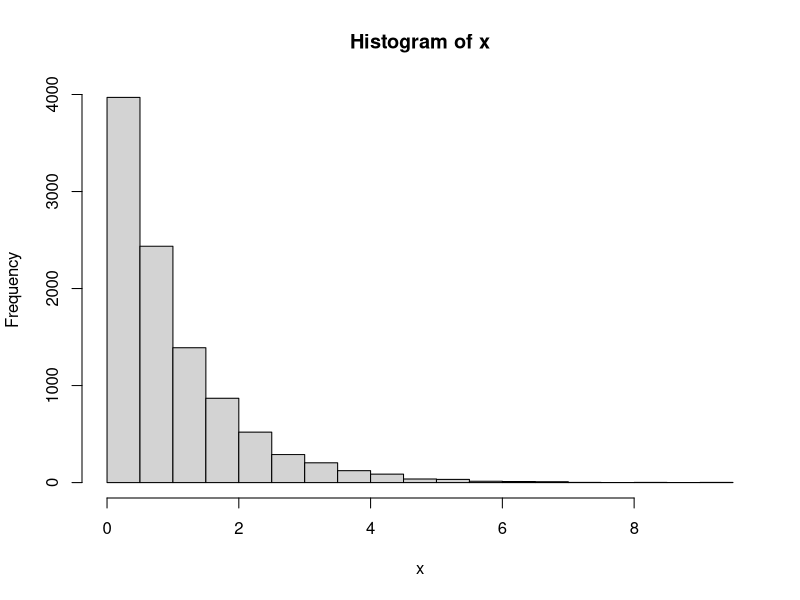
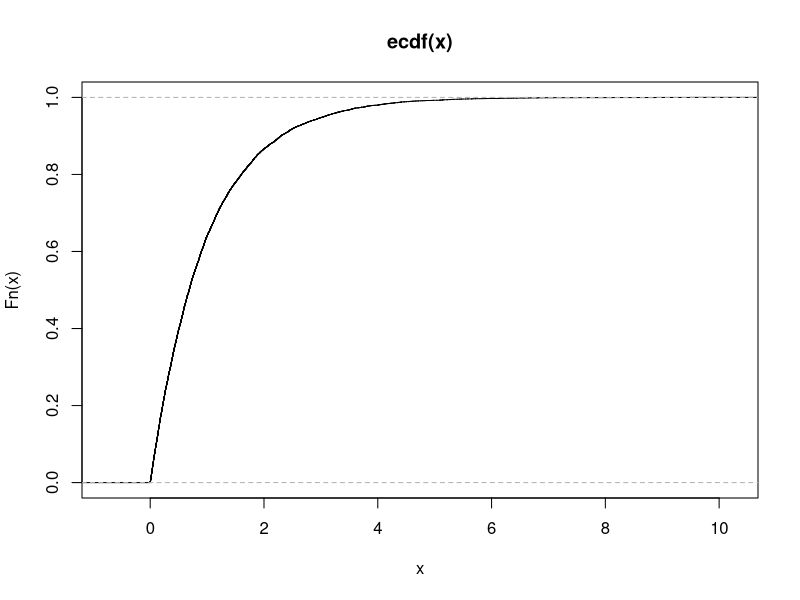
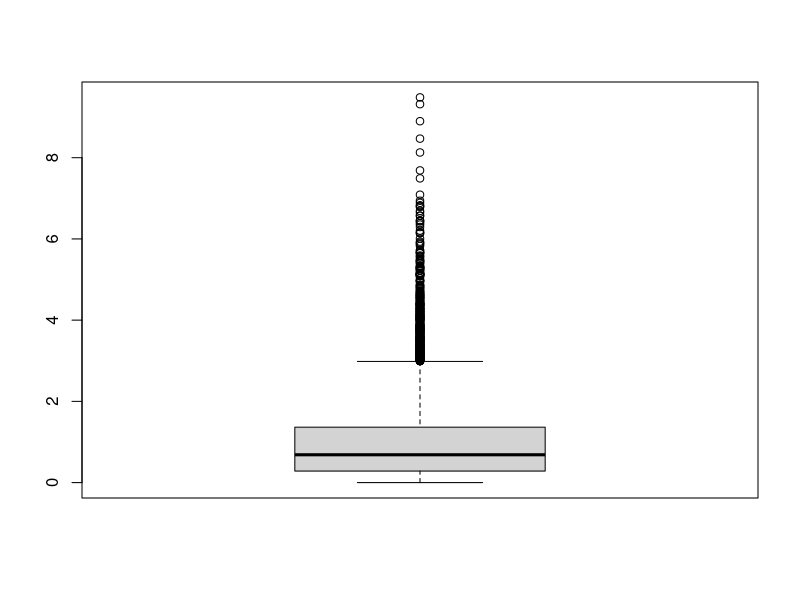

Reproduce these figures in R, in order.
#该程序每执行一次画出一种分布的三个图。
#控制 图的显示的函数只在console里运行？
#绘图函数，直接画出三种图，直方图，经验分布图，箱线图
p <- function(x){
  hist(x)
  plot(ecdf(x))
  boxplot(x)
}
#生成这4种分布的随机数各10000个
x1<-rbinom(10000,1,0.5)
x2<-rpois(10000,1)
x4<-rexp(10000,1)
x3<-rnorm(10000,0,1)

#p(x1)
#p(x2)
#p(x3)
p(x4)